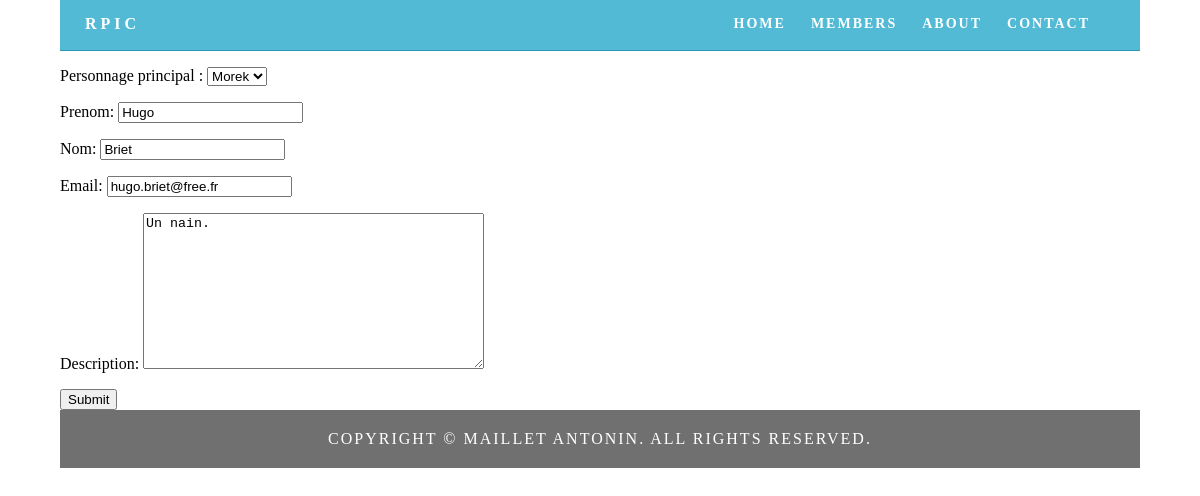
/modifierProfil (signed in), run on the app's committed database.
### personnages/models.py (models this page shows, shortened)
class Perso(models.Model):
	nom = models.CharField(max_length=20)
	user = models.ForeignKey(User)
	image = models.ImageField(upload_to=renommage, null = True, blank = True)

### user/models.py (models this page shows, shortened)
class Profil(models.Model):
    user = models.OneToOneField(User)
    personnagePrincipal = models.OneToOneField(Perso, null=True, blank=True)
    prenom = models.CharField(max_length = 20, null=True, blank=True)
    nom = models.CharField(max_length = 20, null=True, blank=True)
    email = models.EmailField(null=True, blank=True)
    description = models.TextField(max_length=200, null=True, blank=True)

### user/views.py (the view, shortened to what this page needs)
# urls.py: url(r'^modifierProfil$', views.modifierProfil, name='modifierProfil'),
@login_required()
def modifierProfil(request):
    user = request.user
    profil = user.profil
    if request.method == 'GET':
        form = ProfilForm(instance = profil)
    listePerso = user.perso_set.all()
    perso = profil.personnagePrincipal
    return render(request, 'user/modifierProfil.html', locals())

### user/forms.py
class ProfilForm(forms.ModelForm):
    class Meta:
        model = Profil
        exclude = ('user', 'personnagePrincipal')

### user/templates/user/modifierProfil.html (shortened to what this page needs)
{% extends "base.html" %}
{% load static %}
{% block content %}
<form action="{% url 'modifierProfil' %}" method="post">
	<p>
		<label for="perso">Personnage principal :</label>
		<select id="perso" name="perso" required="">
		    {% if perso == null %}
			    <option value="None" selected="selected">----------</option>
			{% else %}
			    <option value={{perso.id}} selected="selected">{{perso.nom}}</option>
			{% endif %}
		</select>
	</p>
	{{ form.as_p }}
	<input type="submit" value="Submit" />
</form>
{% endblock %}

### home/static/home/css/simpleGridTemplate.css (style rules this page uses)
body { font-family: Cambria, "Hoefler Text", "Liberation Serif", Times, "Times New Roman", serif; background-color: #FFFFFF; margin: 0; }

### data on the page
Perso: perso "Morek"
Profil: prenom "Hugo", nom "Briet", email "hugo.briet@free.fr", description "Un nain."
